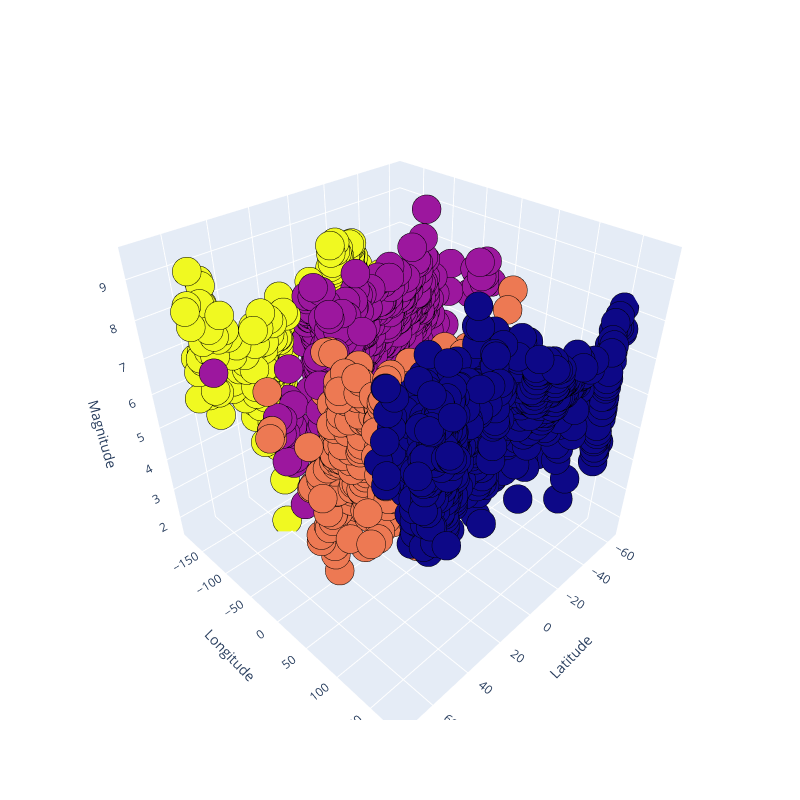

This figure's notebook cell:
### Markdown cell above
On an interactive plot...

### Code cell
Scene = dict(xaxis = dict(title  = 'Latitude'), yaxis = dict(title  = 'Longitude'), zaxis = dict(title  = 'Magnitude'))

labels = kmc.labels_
trace = go.Scatter3d(x = x[:, 0], 
                    y = x[:, 1], 
                    z = x[:, 2], 
                    mode = 'markers',
                    marker = dict(color = labels, size = 10, line = dict(color = 'black', width = 10)))
layout = go.Layout(margin = dict(l = 0, r = 0), scene = Scene, height = 800, width = 800)
data = [trace]
fig = go.Figure(data = data, layout = layout)
fig.show()

### Figure 1 — Plotly figure (JSON) as saved in the notebook; plotly's stock layout.template omitted (floating-point values rounded to 4 significant figures; data arrays with more than 128 entries replaced by an {"elided": "..."} marker saying what was removed)
{"data": [{"marker": {"color": {"elided": "3541 int values"}, "line": {"color": "black", "width": 10}, "size": 10}, "mode": "markers", "type": "scatter3d", "x": {"elided": "3541 float values"}, "y": {"elided": "3541 float values"}, "z": {"elided": "3541 float values"}}], "layout": {"height": 800, "margin": {"l": 0, "r": 0}, "scene": {"xaxis": {"title": {"text": "Latitude"}}, "yaxis": {"title": {"text": "Longitude"}}, "zaxis": {"title": {"text": "Magnitude"}}}, "width": 800}}
